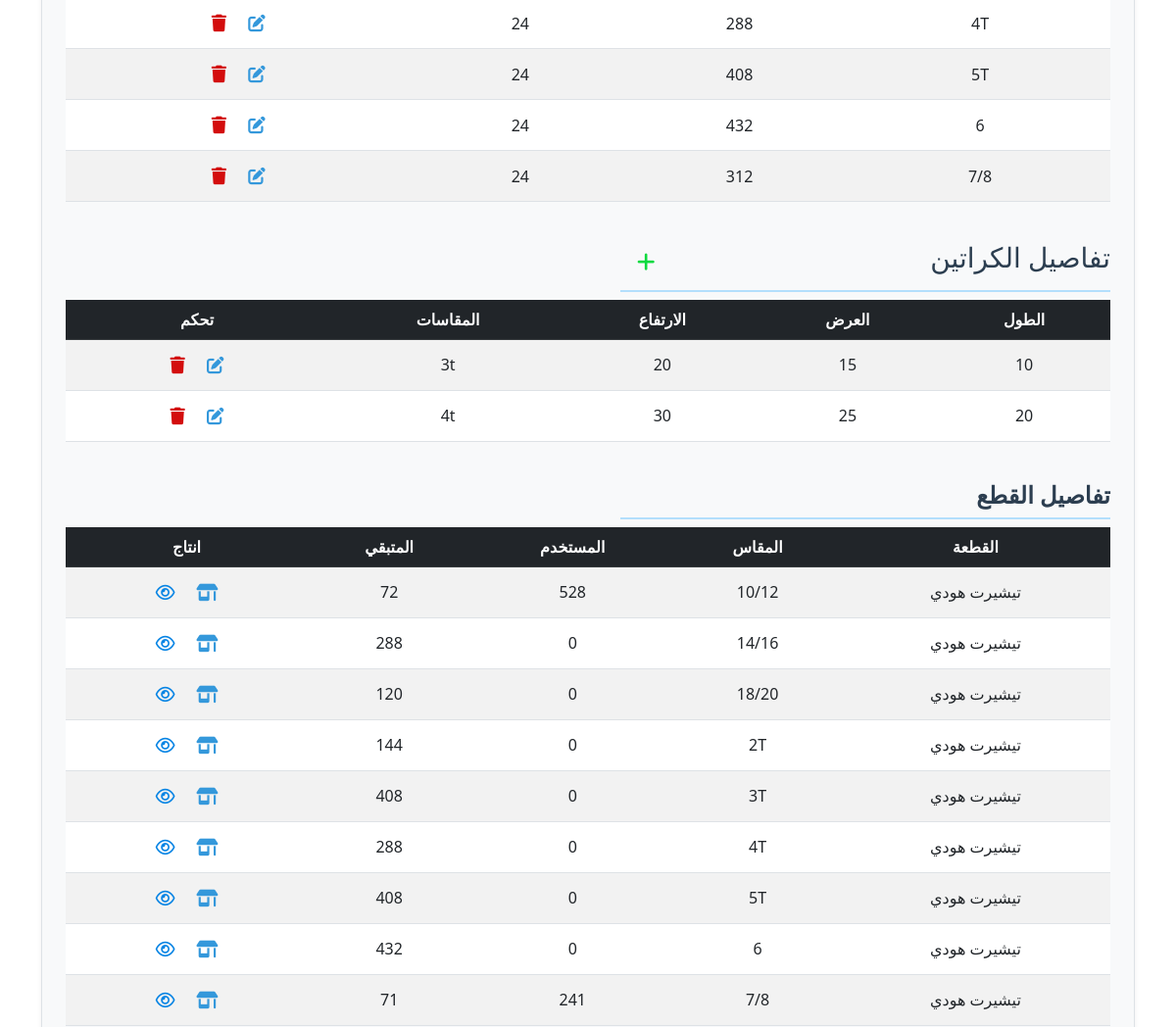
The app's page /production/model/23/ (middle part), older data.
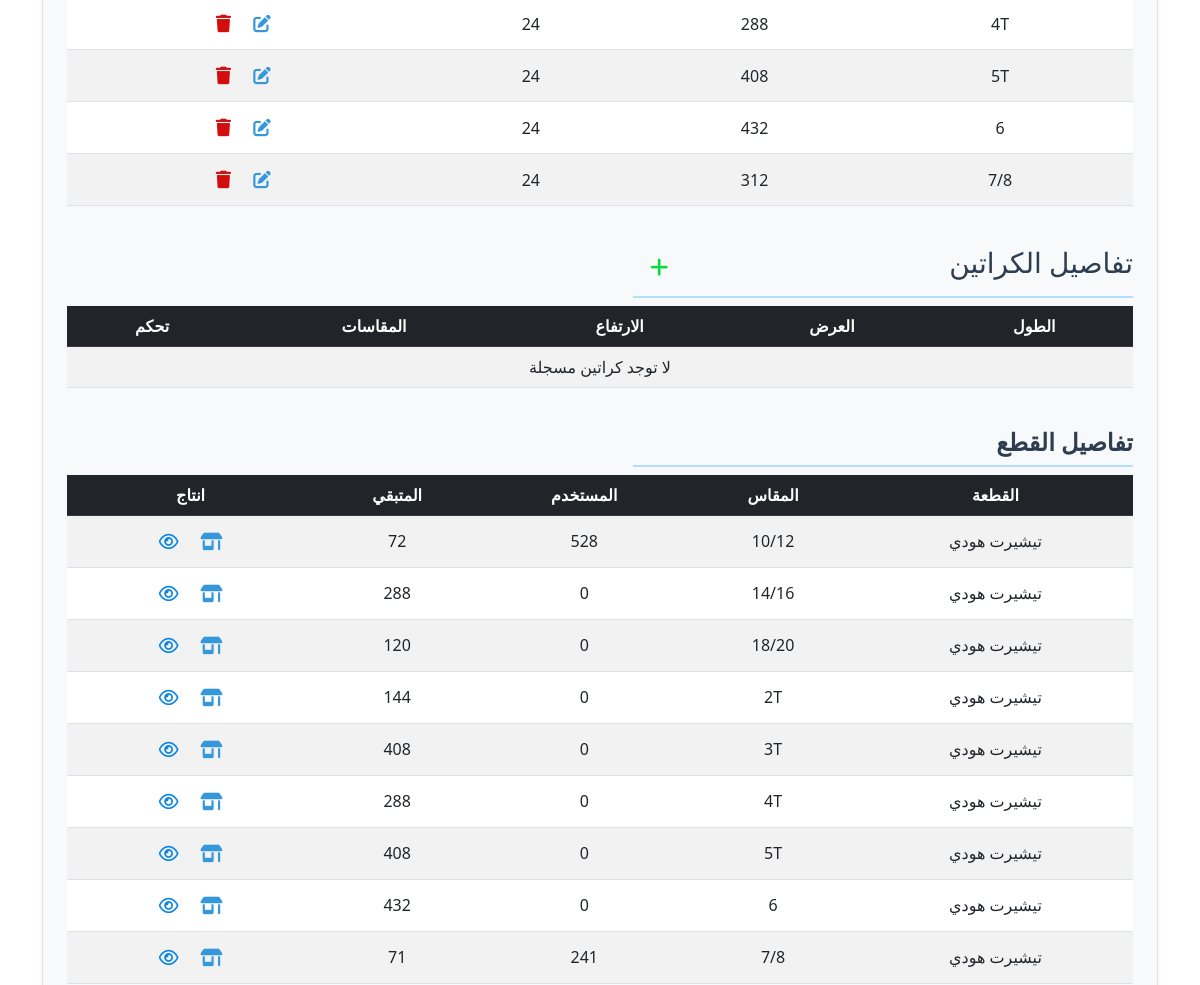
The same page, newer data.
### production/models.py (models this page shows, shortened)
class SizeAmount(models.Model):
    DOZENS_CHOICES = [
        (12, "12"),
        (24, "24"),
        (36, "36"),
        (48, "48"),
    ]
    model = models.ForeignKey(Model, verbose_name="الموديل", on_delete=models.CASCADE, related_name="size_amounts")
    size = models.CharField(max_length=50, verbose_name="المقاس")
    amount = models.PositiveIntegerField(verbose_name="الكمية")
    editable = models.BooleanField(default=True)
    Packing_per_carton = models.PositiveIntegerField(
        verbose_name="القطع في الكرتونة", choices=DOZENS_CHOICES, default=24
    )
    class Meta:
        unique_together = ('model', 'size')
        ordering = ['size']

class Carton(models.Model):
    TYPE_CHOICES = [
        ("شماعة", "شماعة"),
        ("تطبيق", "تطبيق"),
    ]
    model = models.ForeignKey(Model, verbose_name="الموديل", on_delete=models.CASCADE, related_name="cartons")
    length = models.CharField(max_length=50, verbose_name="الطول", blank=True)
    width = models.CharField(max_length=50, verbose_name="العرض", blank=True)
    height = models.CharField(max_length=50, verbose_name="الارتفاع", blank=True)
    type = models.CharField(verbose_name="النوع", choices=TYPE_CHOICES, max_length=10, default="تطبيق")
    comment = models.CharField(max_length=100, verbose_name="المقاسات داخل الكرتونة", blank=True)

class Piece(models.Model):
    model = models.ForeignKey(Model, verbose_name="الموديل", on_delete=models.CASCADE, related_name="pieces")
    type = models.CharField(max_length=50, verbose_name="النوع", blank=True)
    size = models.CharField(max_length=50, verbose_name="المقاس", blank=True)
    available_amount = models.IntegerField(verbose_name="الكمية المتبقية", blank=True, default=0)
    used_amount = models.IntegerField(verbose_name="الكمية المستخدمة", default=0, blank=True)
    class Meta:
        ordering = ['size', 'type']

### production/views.py (the view)
# urls.py: path('model/<int:pk>/', ModelDetailView.as_view(), name='model_detail_view'),
class ModelDetailView(DetailView):
    model = Model
    template_name = "production/detail_model.html"
    context_object_name = "model"
    def get_context_data(self, **kwargs):
        context = super().get_context_data(**kwargs)
        model = self.get_object()
        context['total_Dozens'] = int(model.get_total_sizes_pieces() / 12)
        return context

### production/models.py (called while the page is built)
    def get_total_available_carton(self):
        return int(SizeAmount.objects.filter(model=self).aggregate(
            total_cartons=Sum(Cast(F('amount'), FloatField()) / Cast(F('Packing_per_carton'), FloatField()))
        )['total_cartons'] or 0)

    def get_total_sizes_pieces(self):
        return self.size_amounts.aggregate(total=Sum('amount'))['total'] or 0

### production/templatetags/math_filters.py (called while the page is built)
@register.filter
def divide(value, divisor):
    try:
        return round(value / divisor)  # Round to 2 decimal places
    except (TypeError, ZeroDivisionError):
        return "N/A"

### production/templates/production/detail_model.html (shortened to what the changed rows need)
{% extends "cloth/layout.html" %}
{% load math_filters %}
{% block body %}
    <div class="model-details container my-4 p-4 border rounded shadow-sm bg-light">
        <div style="overflow-x: auto; max-height: 70vh; position: relative;" class="table-responsive mb-4">
            <table id="size-table" class="table table-striped">
                <tbody>
                    {% for size in model.size_amounts.all %}
                    <tr>
                        <td>{{ size.size }}</td>
                        <td>{{ size.amount }}</td>
                        <td>{{ size.Packing_per_carton }}</td>
                        <td>
                            {% if size.editable %}
                                <a class="px-2 btn" href="{% url 'SizeAmount_edit' size.id %}">
                                </a>
                            {% endif %}
                            <a class="px-2 btn" href="{% url 'SizeAmount_delete_view' size.id %}">
                                </a>
                        </td>
                    </tr>
                    {% empty %}
                    <tr>
                        <td colspan="3" class="text-center">لا توجد مقاسات مسجلة</td>
                    </tr>
                    {% endfor %}
                </tbody>
            </table>
        </div>
        <div class="section-title border-bottom-5 mb-2 d-flex justify-content-between align-items-center">
            <h2>تفاصيل الكراتين</h2>
        </div>
        <div style="overflow-x: auto; max-height: 70vh; position: relative;" class="table-responsive mb-4">
            <table id="size-table" class="table table-striped">
                <thead class="table-dark">
                    <tr>
                        <th style="position: sticky; top: 0;">الطول</th>
                        <th style="position: sticky; top: 0;">العرض</th>
                        <th style="position: sticky; top: 0;">الارتفاع</th>
                        <th style="position: sticky; top: 0;">المقاسات</th>
                        <th style="position: sticky; top: 0;">تحكم</th>
                    </tr>
                </thead>
                <tbody>
                    {% for carton in model.cartons.all %}
                    <tr>
                        <td>{{ carton.length }}</td>
                        <td>{{ carton.width }}</td>
                        <td>{{ carton.height }}</td>
                        <td>{{ carton.comment }}</td>
                        <td>
                            <a class="px-2 btn" href="{% url 'carton_edit' carton.id %}">
                            </a>
                            <a class="px-2 btn" href="{% url 'carton_delete_view' carton.id %}">
                                </a>
                        </td>
                    </tr>
                    {% empty %}
                    <tr>
                        <td colspan="5" class="text-center">لا توجد كراتين مسجلة</td>
                    </tr>
                    {% endfor %}
                </tbody>
            </table>
        </div>
        <div style="overflow-x: auto; max-height: 70vh; position: relative;" class="table-responsive mb-4">
            <table id="pieces-table" class="table table-striped">
                <thead class="table-dark">
                    <tr>
                        <th style="position: sticky; top: 0;">القطعة</th>
                        <th style="position: sticky; top: 0;">المقاس</th>
                        <th style="position: sticky; top: 0;">المستخدم</th>
                        <th style="position: sticky; top: 0;">المتبقي</th>
                        <th style="position: sticky; top: 0;">انتاج</th>
                    </tr>
                </thead>
                <tbody>
                    {% for piece in model.pieces.all %}
                    <tr>
                        <td>{{ piece.type }}</td>
                        <td>{{ piece.size }}</td>
                        <td>{{ piece.used_amount }}</td>
                        <td>{{ piece.available_amount }}</td>
                        <td>
                            <a class="px-2 btn" href="{% url 'productionpiece_add' piece.id %}">
                            </a>
                            <a class="px-2 btn" href="{% url 'production_list_view' %}?model_number={{model.model_number}}&type={{piece.type}}&size={{piece.size}}">
                            </a>
                        </td>
                    </tr>
                    {% empty %}
                    <tr>
                        <td colspan="5" class="text-center">لا توجد قطع مسجلة</td>
                    </tr>
                    {% endfor %}
                </tbody>
            </table>
        </div>
    </div>
{% endblock body %}

Row changes from the older to the newer data that the page shows:
removed Carton: length "10", width "15", height "20", comment "3t"
removed Carton: length "20", width "25", height "30", comment "4t"
Text that changed along with them:
text now shown: "لا توجد كراتين مسجلة"
